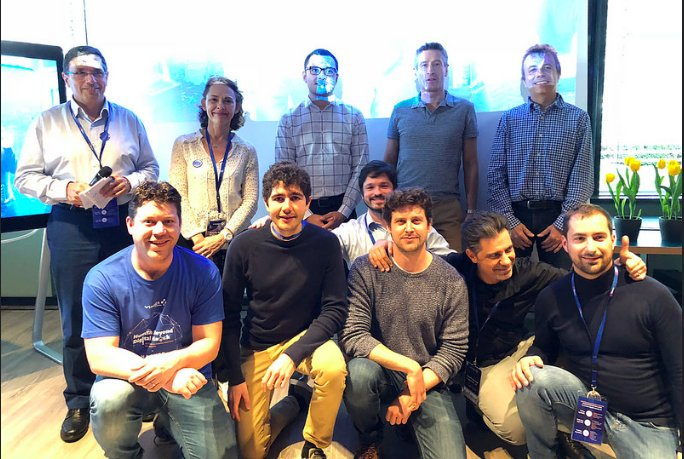
#> input picture data/raw/DahQw7YXcAo67yn.jpg, 684 x 459 px
$ jupyter execute opencv_face_detection.ipynb   (shell and % lines are left out)
#> lines starting #> are read from the running program, lines starting #| are printed output that depends on the picture; after the words box and inside, x2 and y2 are one past the last pixel; in counts of white or black regions, pixels touching at a corner belong together
# OpenCV Face detection

Import the required libraries

[cell 1]
from matplotlib import pyplot as plt
import cv2

# plot inline

# larger plots
plt.rcParams['figure.figsize'] = (16,8)

# https://matplotlib.org/gallery/style_sheets/style_sheets_reference.html
plt.style.use('seaborn-whitegrid')

Show an original example

[cell 2]
def show_image(img, title):
    plt.title(title)
    plt.imshow(cv2.cvtColor(img, cv2.COLOR_BGR2RGB))
    plt.xticks([])
    plt.yticks([])
    plt.show()

# load an image
img = cv2.imread('../data/raw/DahQw7YXcAo67yn.jpg')
#> img is the input picture: shape (459, 684, 3); mean B, G, R 139.4, 137.3, 136.9

# show the image
show_image(img, 'Original Image')

Detect all faces

[cell 3]
# Get the face detector
face_cascade = cv2.CascadeClassifier('../models/haarcascade_frontalface_default.xml')

# find all faces in the image
for (x,y,w,h) in face_cascade.detectMultiScale(cv2.cvtColor(img, cv2.COLOR_BGR2GRAY), 1.3, 5):
    cv2.rectangle(img, (x,y), (x + w, y + h), (255,0,0), 2)
#> this loop made 7 passes
#> (x, y, w, h) on passes 1 to 7: (412, 52, 35, 35), (357, 171, 40, 40), (297, 53, 48, 48), (260, 179, 52, 52), (384, 202, 50, 50), (127, 200, 56, 56), (559, 214, 61, 61)
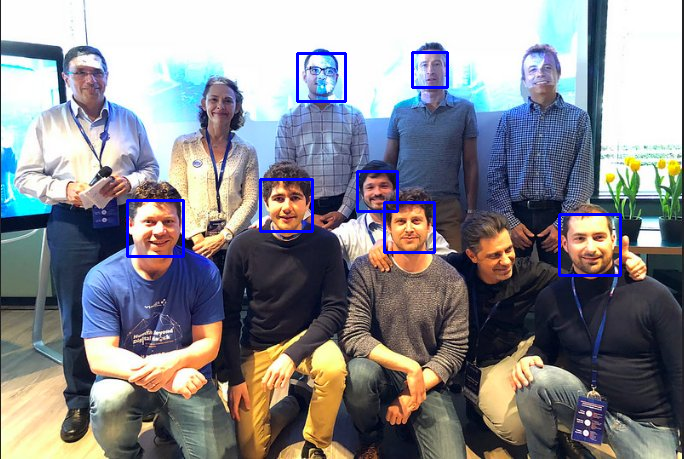
#> img: shape (459, 684, 3); 1.29% of pixels changed, all inside (x1, y1, x2, y2) = (126, 51, 622, 277)

# show the image
show_image(img, 'Faces found')
